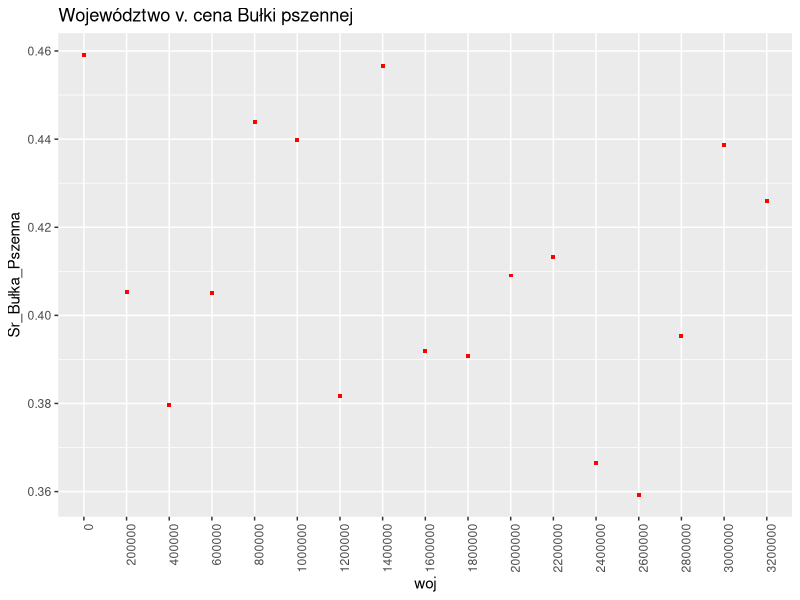
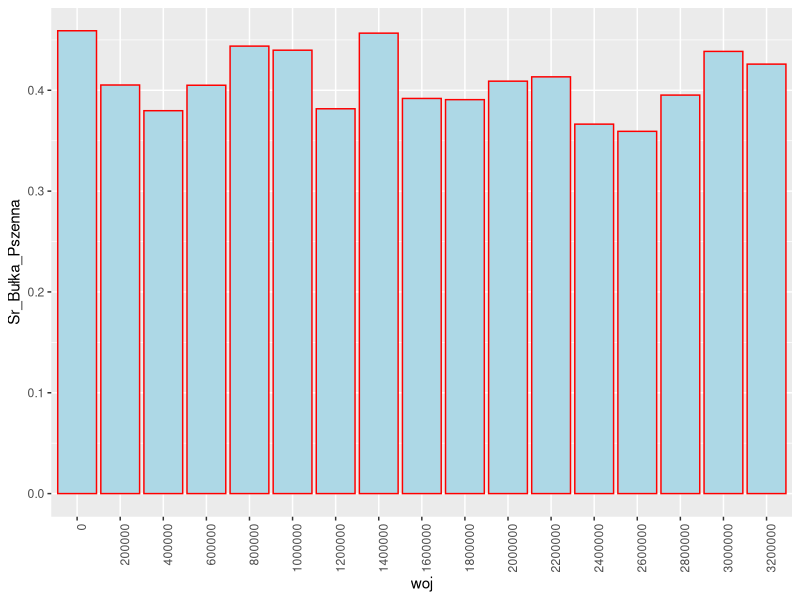
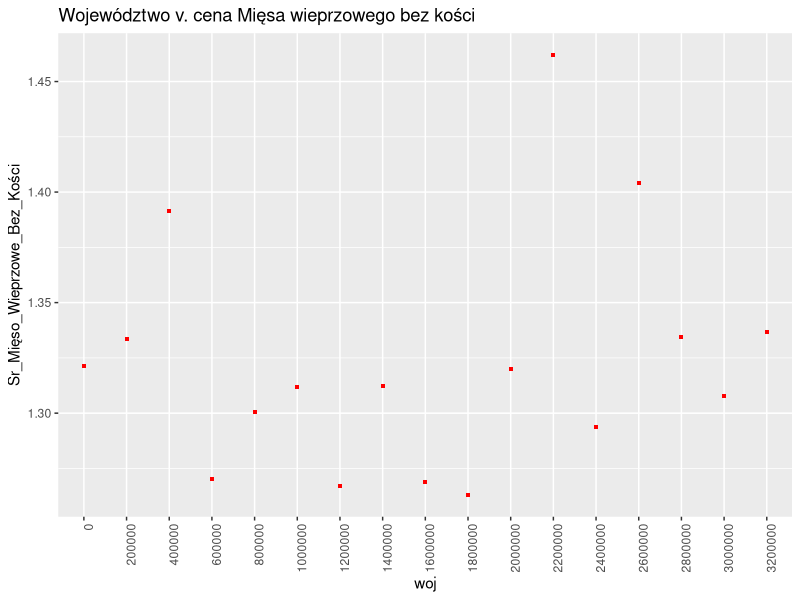
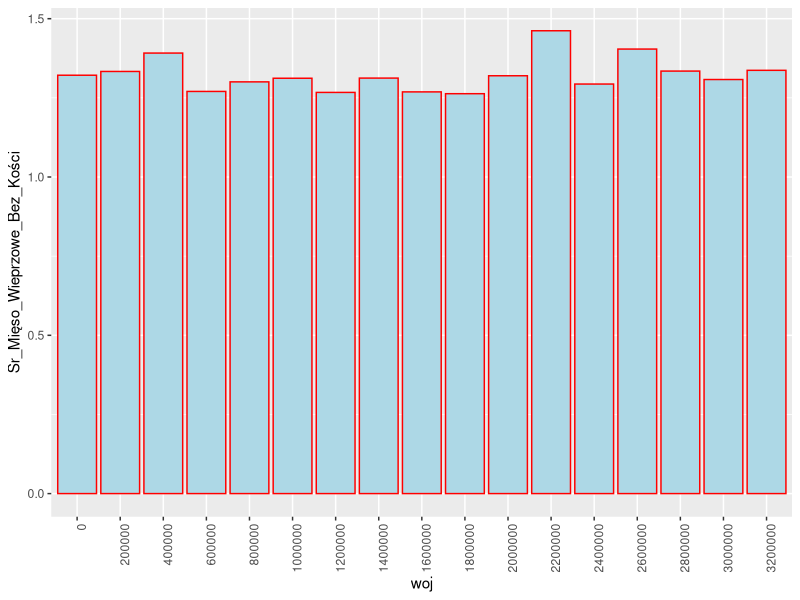
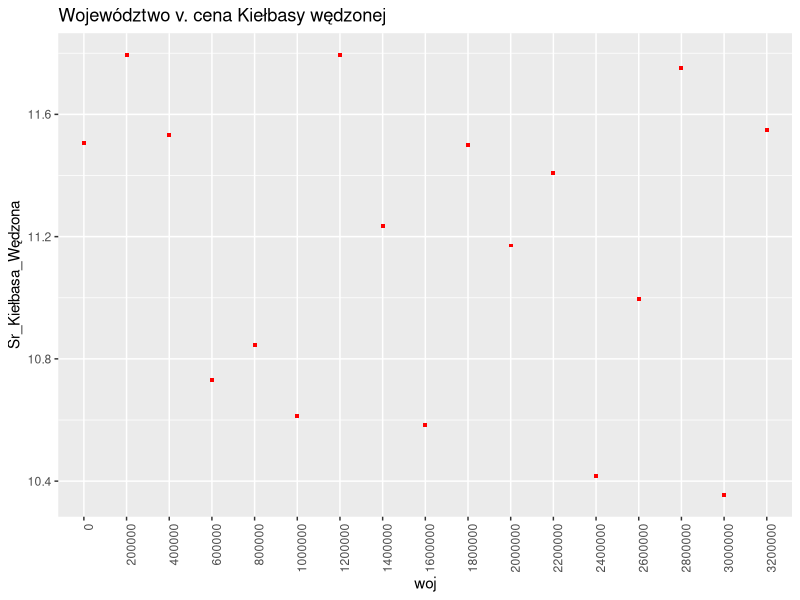
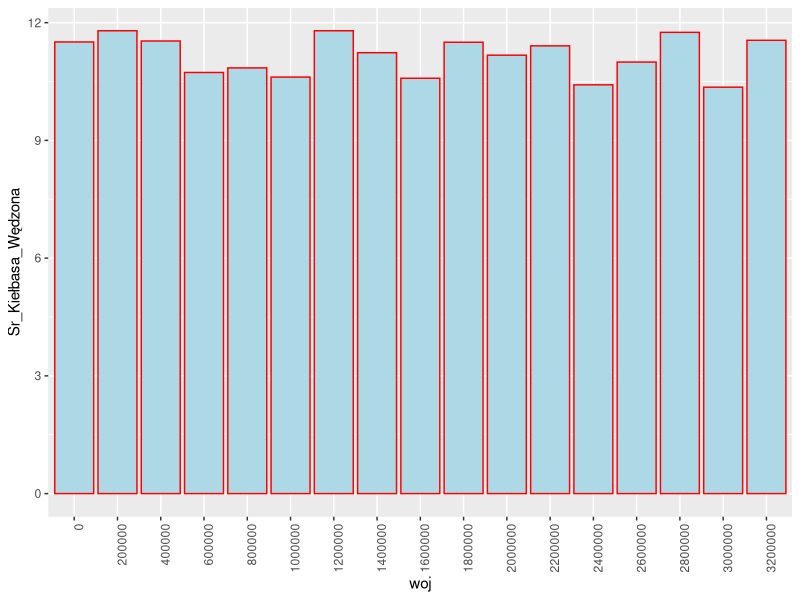
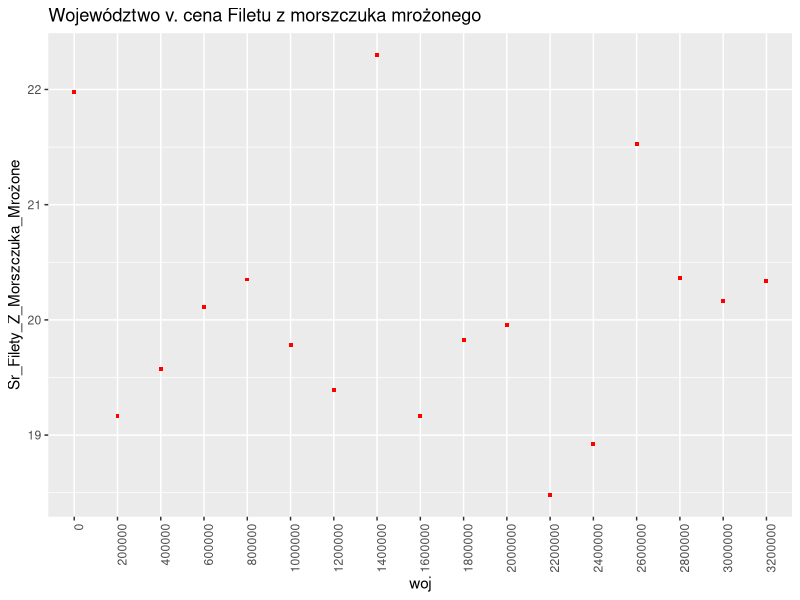
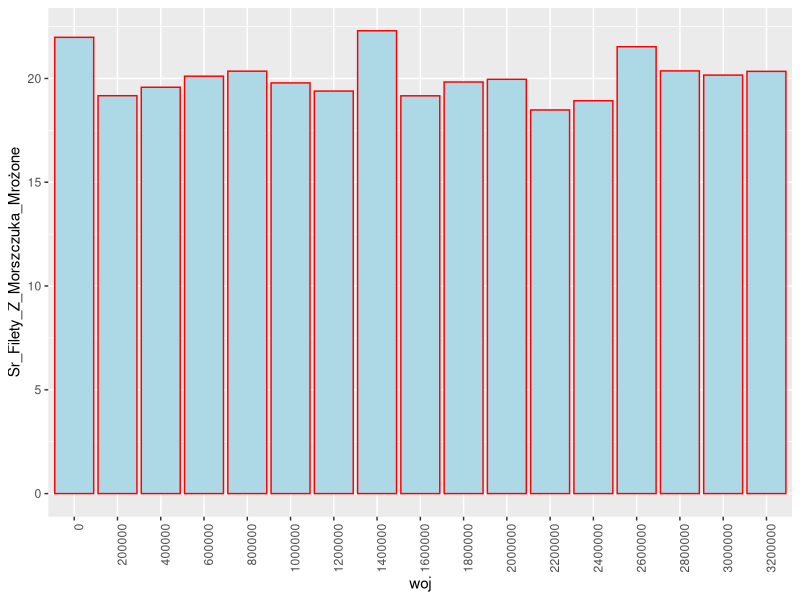

These charts were generated, in order, by the following R code:
# Biblioteki
library(ggplot2)
library(tidyverse)
library(zoo)
# Zapis naszych danych
tab<-read.csv(file="gus.csv",sep=";",dec=",",encoding = "UTF-8")
# Przegląd danych
View(tab)
names(tab)
names(tab)[1:8]
# Zmiany nazwy kolumn 
names(tab)[3:16]<-paste0("Bułka_Pszenna",c("2006","2007","2008","2009","2010","2011","2012","2013","2014","2015","2016","2017","2018","2019"))
names(tab)[17:30]<-paste0("Mięso_Wieprzowe_Bez_Kości",c("2006","2007","2008","2009","2010","2011","2012","2013","2014","2015","2016","2017","2018","2019"))
names(tab)[31:44]<-paste0("Kiełbasa_Wędzona",c("2006","2007","2008","2009","2010","2011","2012","2013","2014","2015","2016","2017","2018","2019"))
names(tab)[45:58]<-paste0("Filety_Z_Morszczuka_Mrożone",c("2006","2007","2008","2009","2010","2011","2012","2013","2014","2015","2016","2017","2018","2019"))
names(tab)[59:72]<-paste0("Karp_Świeży",c("2006","2007","2008","2009","2010","2011","2012","2013","2014","2015","2016","2017","2018","2019"))
names(tab)[73:86]<-paste0("Podkoszulek_Męski_Bawełniany_Bez_Rękawa",c("2006","2007","2008","2009","2010","2011","2012","2013","2014","2015","2016","2017","2018","2019"))
names(tab)[87:100]<-paste0("Rajstopy_Damskie_Gładkie_15Den",c("2006","2007","2008","2009","2010","2011","2012","2013","2014","2015","2016","2017","2018","2019"))
names(tab)[101:114]<-paste0("Spodnie_Jeans",c("2006","2007","2008","2009","2010","2011","2012","2013","2014","2015","2016","2017","2018","2019"))
names(tab)[115:128]<-paste0("Czyszczenie_Chemiczne_Garnituru_Męskiego",c("2006","2007","2008","2009","2010","2011","2012","2013","2014","2015","2016","2017","2018","2019"))
names(tab)[129:142]<-paste0("Olej_Napędowy",c("2006","2007","2008","2009","2010","2011","2012","2013","2014","2015","2016","2017","2018","2019"))
# Podgląd
View(tab)
# Przypisanie produktów do województw oraz przypisanie lat do całości
woj<-rep(c("Polska","dolnoslaskie","kujawsko-pomorskie","lubelskie","lubuskie","lodzkie","malopolskie",
           "mazowieckie","opolskie","podkarpackie","podlaskie","pomorskie","slaskie","swietokrzyskie","warminsko-mazurskie","wielkopolskie","zachodniopomorskie"),12*140)
mies<-rep(c("sty","lut","mar","kwi","maj","cze","lip","sie","wrz","paz","lis","gru"),each=168)
Bułka_Pszenna<-c(tab[,3],tab[,4],tab[,5],tab[,6],tab[,7],tab[,8],tab[,9],tab[,10],tab[,11],tab[,12],tab[,13],tab[,14],tab[,15],tab[,16])
Mięso_Wieprzowe_Bez_Kości<-c(tab[,17],tab[,18],tab[,19],tab[,20],tab[,21],tab[,22],tab[,23],tab[,24],tab[,25],tab[,26],tab[,27],tab[,28],tab[,29],tab[,30])
Kiełbasa_Wędzona<-c(tab[,31],tab[,32],tab[,33],tab[,34],tab[,35],tab[,36],tab[,37],tab[,38],tab[,39],tab[,40],tab[,41],tab[,42],tab[,43],tab[,44])
Filety_Z_Morszczuka_Mrożone<-c(tab[,45],tab[,46],tab[,47],tab[,48],tab[,49],tab[,50],tab[,51],tab[,52],tab[,53],tab[,54],tab[,55],tab[,56],tab[,57],tab[,58])
Karp_Świeży<-c(tab[,59],tab[,60],tab[,61],tab[,62],tab[,63],tab[,64],tab[,65],tab[,66],tab[,67],tab[,68],tab[,69],tab[,70],tab[,71],tab[,72])
Podkoszulek_Męski_Bawełniany_Bez_Rękawa<-c(tab[,73],tab[,74],tab[,75],tab[,76],tab[,77],tab[,78],tab[,79],tab[,80],tab[,81],tab[,82],tab[,83],tab[,84],tab[,85],tab[,86])
Rajstopy_Damskie_Gładkie_15Den<-c(tab[,87],tab[,88],tab[,89],tab[,90],tab[,91],tab[,92],tab[,93],tab[,94],tab[,95],tab[,96],tab[,97],tab[,98],tab[,99],tab[,100])
Spodnie_Jeans<-c(tab[,101],tab[,102],tab[,103],tab[,104],tab[,105],tab[,106],tab[,107],tab[,108],tab[,109],tab[,110],tab[,111],tab[,112],tab[,113],tab[,114])
Czyszczenie_Chemiczne_Garnituru_Męskiego<-c(tab[,115],tab[,116],tab[,117],tab[,118],tab[,119],tab[,120],tab[,121],tab[,122],tab[,123],tab[,124],tab[,125],tab[,126],tab[,127],tab[,128])
Olej_Napędowy<-c(tab[,129],tab[,130],tab[,131],tab[,132],tab[,133],tab[,134],tab[,135],tab[,136],tab[,137],tab[,138],tab[,139],tab[,140],tab[,141],tab[,142])
###
tab[,2]
tab[,2]<-as.character(tab[,2])
woj<-rep(tab[,2],14)
woj1<-rep(woj,12)
length(woj1)
rok<-rep(c("2006","2007","2008","2009","2010","2011","2012","2013","2014","2015","2016","2017","2018","2019"),each=17)
rok1<-rep(rok,12)
length(rok1)
mies<-rep(c("sty","lut","mar","kwi","maj","cze","lip","sie","wrz","paź","lis","gru"),each=238)
mon<-factor(mies, levels=c("sty","lut","mar","kwi","maj","cze","lip","sie","wrz","paź","lis","gru"), ordered = TRUE)
# Przypisanie danych z tabeli do odpowiednich kolumn
j=0
Bułka_Pszenna<-c(tab[,j+3],tab[,j+4],tab[,j+5],tab[,j+6],tab[,j+7],tab[,j+8],tab[,j+9],tab[,j+10],tab[,j+11],tab[,j+12],tab[,j+13],tab[,j+14],tab[,j+15],tab[,j+16])
Mięso_Wieprzowe_Bez_Kości<-c(tab[,j+17],tab[,j+18],tab[,j+19],tab[,j+20],tab[,j+21],tab[,j+22],tab[,j+23],tab[,j+24],tab[,j+25],tab[,j+26],tab[,j+27],tab[,j+28],tab[,j+29],tab[,j+30])
Kiełbasa_Wędzona<-c(tab[,j+31],tab[,j+32],tab[,j+33],tab[,j+34],tab[,j+35],tab[,j+36],tab[,j+37],tab[,j+38],tab[,j+39],tab[,j+40],tab[,j+41],tab[,j+42],tab[,j+43],tab[,j+44])
Filety_Z_Morszczuka_Mrożone<-c(tab[,j+45],tab[,j+46],tab[,j+47],tab[,j+48],tab[,j+49],tab[,j+50],tab[,j+51],tab[,j+52],tab[,j+53],tab[,j+54],tab[,j+55],tab[,j+56],tab[,j+57],tab[,j+58])
Karp_Świeży<-c(tab[,j+59],tab[,j+60],tab[,j+61],tab[,j+62],tab[,j+63],tab[,j+64],tab[,j+65],tab[,j+66],tab[,j+67],tab[,j+68],tab[,j+69],tab[,j+70],tab[,j+71],tab[,j+72])
Podkoszulek_Męski_Bawełniany_Bez_Rękawa<-c(tab[,j+73],tab[,j+74],tab[,j+75],tab[,j+76],tab[,j+77],tab[,j+78],tab[,j+79],tab[,j+80],tab[,j+81],tab[,j+82],tab[,j+83],tab[,j+84],tab[,j+85],tab[,j+86])
Rajstopy_Damskie_Gładkie_15Den<-c(tab[,j+87],tab[,j+88],tab[,j+89],tab[,j+90],tab[,j+91],tab[,j+92],tab[,j+93],tab[,j+94],tab[,j+95],tab[,j+96],tab[,j+97],tab[,j+98],tab[,j+99],tab[,j+100])
Spodnie_Jeans<-c(tab[,j+101],tab[,j+102],tab[,j+103],tab[,j+104],tab[,j+105],tab[,j+106],tab[,j+107],tab[,j+108],tab[,j+109],tab[,j+110],tab[,j+111],tab[,j+112],tab[,j+113],tab[,j+114])
Czyszczenie_Chemiczne_Garnituru_Męskiego<-c(tab[,j+115],tab[,j+116],tab[,j+117],tab[,j+118],tab[,j+119],tab[,j+120],tab[,j+121],tab[,j+122],tab[,j+123],tab[,j+124],tab[,j+125],tab[,j+126],tab[,j+127],tab[,j+128])
Olej_Napędowy<-c(tab[,j+129],tab[,j+130],tab[,j+131],tab[,j+132],tab[,j+133],tab[,j+134],tab[,j+135],tab[,j+136],tab[,j+137],tab[,j+138],tab[,j+139],tab[,j+140],tab[,j+141],tab[,j+142])

j=140
Bułka_Pszenna<-c(Bułka_Pszenna,tab[,j+3],tab[,j+4],tab[,j+5],tab[,j+6],tab[,j+7],tab[,j+8],tab[,j+9],tab[,j+10],tab[,j+11],tab[,j+12],tab[,j+13],tab[,j+14],tab[,j+15],tab[,j+16])
Mięso_Wieprzowe_Bez_Kości<-c(Mięso_Wieprzowe_Bez_Kości,tab[,j+17],tab[,j+18],tab[,j+19],tab[,j+20],tab[,j+21],tab[,j+22],tab[,j+23],tab[,j+24],tab[,j+25],tab[,j+26],tab[,j+27],tab[,j+28],tab[,j+29],tab[,j+30])
Kiełbasa_Wędzona<-c(Kiełbasa_Wędzona,tab[,j+31],tab[,j+32],tab[,j+33],tab[,j+34],tab[,j+35],tab[,j+36],tab[,j+37],tab[,j+38],tab[,j+39],tab[,j+40],tab[,j+41],tab[,j+42],tab[,j+43],tab[,j+44])
Filety_Z_Morszczuka_Mrożone<-c(Filety_Z_Morszczuka_Mrożone,tab[,j+45],tab[,j+46],tab[,j+47],tab[,j+48],tab[,j+49],tab[,j+50],tab[,j+51],tab[,j+52],tab[,j+53],tab[,j+54],tab[,j+55],tab[,j+56],tab[,j+57],tab[,j+58])
Karp_Świeży<-c(Karp_Świeży,tab[,j+59],tab[,j+60],tab[,j+61],tab[,j+62],tab[,j+63],tab[,j+64],tab[,j+65],tab[,j+66],tab[,j+67],tab[,j+68],tab[,j+69],tab[,j+70],tab[,j+71],tab[,j+72])
Podkoszulek_Męski_Bawełniany_Bez_Rękawa<-c(Podkoszulek_Męski_Bawełniany_Bez_Rękawa,tab[,j+73],tab[,j+74],tab[,j+75],tab[,j+76],tab[,j+77],tab[,j+78],tab[,j+79],tab[,j+80],tab[,j+81],tab[,j+82],tab[,j+83],tab[,j+84],tab[,j+85],tab[,j+86])
Rajstopy_Damskie_Gładkie_15Den<-c(Rajstopy_Damskie_Gładkie_15Den,tab[,j+87],tab[,j+88],tab[,j+89],tab[,j+90],tab[,j+91],tab[,j+92],tab[,j+93],tab[,j+94],tab[,j+95],tab[,j+96],tab[,j+97],tab[,j+98],tab[,j+99],tab[,j+100])
Spodnie_Jeans<-c(Spodnie_Jeans,tab[,j+101],tab[,j+102],tab[,j+103],tab[,j+104],tab[,j+105],tab[,j+106],tab[,j+107],tab[,j+108],tab[,j+109],tab[,j+110],tab[,j+111],tab[,j+112],tab[,j+113],tab[,j+114])
Czyszczenie_Chemiczne_Garnituru_Męskiego<-c(Czyszczenie_Chemiczne_Garnituru_Męskiego,tab[,j+115],tab[,j+116],tab[,j+117],tab[,j+118],tab[,j+119],tab[,j+120],tab[,j+121],tab[,j+122],tab[,j+123],tab[,j+124],tab[,j+125],tab[,j+126],tab[,j+127],tab[,j+128])
Olej_Napędowy<-c(Olej_Napędowy,tab[,j+129],tab[,j+130],tab[,j+131],tab[,j+132],tab[,j+133],tab[,j+134],tab[,j+135],tab[,j+136],tab[,j+137],tab[,j+138],tab[,j+139],tab[,j+140],tab[,j+141],tab[,j+142])


j=11*140  # od 2 do 11
Bułka_Pszenna<-c(Bułka_Pszenna,tab[,j+3],tab[,j+4],tab[,j+5],tab[,j+6],tab[,j+7],tab[,j+8],tab[,j+9],tab[,j+10],tab[,j+11],tab[,j+12],tab[,j+13],tab[,j+14],tab[,j+15],tab[,j+16])
Mięso_Wieprzowe_Bez_Kości<-c(Mięso_Wieprzowe_Bez_Kości,tab[,j+17],tab[,j+18],tab[,j+19],tab[,j+20],tab[,j+21],tab[,j+22],tab[,j+23],tab[,j+24],tab[,j+25],tab[,j+26],tab[,j+27],tab[,j+28],tab[,j+29],tab[,j+30])
Kiełbasa_Wędzona<-c(Kiełbasa_Wędzona,tab[,j+31],tab[,j+32],tab[,j+33],tab[,j+34],tab[,j+35],tab[,j+36],tab[,j+37],tab[,j+38],tab[,j+39],tab[,j+40],tab[,j+41],tab[,j+42],tab[,j+43],tab[,j+44])
Filety_Z_Morszczuka_Mrożone<-c(Filety_Z_Morszczuka_Mrożone,tab[,j+45],tab[,j+46],tab[,j+47],tab[,j+48],tab[,j+49],tab[,j+50],tab[,j+51],tab[,j+52],tab[,j+53],tab[,j+54],tab[,j+55],tab[,j+56],tab[,j+57],tab[,j+58])
Karp_Świeży<-c(Karp_Świeży,tab[,j+59],tab[,j+60],tab[,j+61],tab[,j+62],tab[,j+63],tab[,j+64],tab[,j+65],tab[,j+66],tab[,j+67],tab[,j+68],tab[,j+69],tab[,j+70],tab[,j+71],tab[,j+72])
Podkoszulek_Męski_Bawełniany_Bez_Rękawa<-c(Podkoszulek_Męski_Bawełniany_Bez_Rękawa,tab[,j+73],tab[,j+74],tab[,j+75],tab[,j+76],tab[,j+77],tab[,j+78],tab[,j+79],tab[,j+80],tab[,j+81],tab[,j+82],tab[,j+83],tab[,j+84],tab[,j+85],tab[,j+86])
Rajstopy_Damskie_Gładkie_15Den<-c(Rajstopy_Damskie_Gładkie_15Den,tab[,j+87],tab[,j+88],tab[,j+89],tab[,j+90],tab[,j+91],tab[,j+92],tab[,j+93],tab[,j+94],tab[,j+95],tab[,j+96],tab[,j+97],tab[,j+98],tab[,j+99],tab[,j+100])
Spodnie_Jeans<-c(Spodnie_Jeans,tab[,j+101],tab[,j+102],tab[,j+103],tab[,j+104],tab[,j+105],tab[,j+106],tab[,j+107],tab[,j+108],tab[,j+109],tab[,j+110],tab[,j+111],tab[,j+112],tab[,j+113],tab[,j+114])
Czyszczenie_Chemiczne_Garnituru_Męskiego<-c(Czyszczenie_Chemiczne_Garnituru_Męskiego,tab[,j+115],tab[,j+116],tab[,j+117],tab[,j+118],tab[,j+119],tab[,j+120],tab[,j+121],tab[,j+122],tab[,j+123],tab[,j+124],tab[,j+125],tab[,j+126],tab[,j+127],tab[,j+128])
Olej_Napędowy<-c(Olej_Napędowy,tab[,j+129],tab[,j+130],tab[,j+131],tab[,j+132],tab[,j+133],tab[,j+134],tab[,j+135],tab[,j+136],tab[,j+137],tab[,j+138],tab[,j+139],tab[,j+140],tab[,j+141],tab[,j+142])
# Utworzenie ramki danych z danymi
dane<-data.frame(woj=woj1, rok=rok1, mies=mies, mon=mon, Bułka_Pszenna=Bułka_Pszenna, Mięso_Wieprzowe_Bez_Kości=Mięso_Wieprzowe_Bez_Kości,
                 Kiełbasa_Wędzona=Kiełbasa_Wędzona, Filety_Z_Morszczuka_Mrożone=Filety_Z_Morszczuka_Mrożone, Karp_Świeży=Karp_Świeży, Podkoszulek_Męski_Bawełniany_Bez_Rękawa=Podkoszulek_Męski_Bawełniany_Bez_Rękawa,
                 Rajstopy_Damskie_Gładkie_15Den=Rajstopy_Damskie_Gładkie_15Den, Spodnie_Jeans=Spodnie_Jeans, Czyszczenie_Chemiczne_Garnituru_Męskiego=Czyszczenie_Chemiczne_Garnituru_Męskiego, Olej_Napędowy=Olej_Napędowy)
# Uzupełniamy wszystkie 'NA' w naszych danych wartością 0 
# (ciężko będzie zastąpić dane jedną średnią gdyż mamy rozpiętość 14 lat dlatego wybrałem 0)
dane[is.na(dane)] <- 0
# Analiza względem województw 
dim(dane)
View(dane)
# Średnia cena produktów dla podanych lat
for(i in 5:14){
  print(tapply(dane[,i],dane[,2],mean))
}
# Odchylenie standardowe produktów dla podanych lat
for(i in 5:14){
  print(tapply(dane[,i],dane[,2],sd))
}
# Średnie w poszczególnych województwach
Sr_Bułka_Pszenna<-tapply(dane[,5],dane[,1],mean)
Sr_Mięso_Wieprzowe_Bez_Kości<-tapply(dane[,6],dane[,1],mean)
Sr_Kiełbasa_Wędzona<-tapply(dane[,7],dane[,1],mean,na.rm=T)
Sr_Filety_Z_Morszczuka_Mrożone<-tapply(dane[,8],dane[,1],mean)
Sr_Karp_Świeży<-tapply(dane[,9],dane[,1],mean)
Sr_Podkoszulek_Męski_Bawełniany_Bez_Rękawa<-tapply(dane[,10],dane[,1],mean)
Sr_Rajstopy_Damskie_Gładkie_15Den<-tapply(dane[,11],dane[,1],mean)
Sr_Spodnie_Jeans<-tapply(dane[,12],dane[,1],mean)
Sr_Czyszczenie_Chemiczne_Garnituru_Męskiego<-tapply(dane[,13],dane[,1],mean)
Sr_Olej_Napędowy<-tapply(dane[,14],dane[,1],mean)
# Zestawienie średnich:
srednie<-data.frame(woj=as.factor(sort(tab[,1])), Sr_Bułka_Pszenna=Sr_Bułka_Pszenna, Sr_Mięso_Wieprzowe_Bez_Kości=Sr_Mięso_Wieprzowe_Bez_Kości,
                    Sr_Kiełbasa_Wędzona=Sr_Kiełbasa_Wędzona, Sr_Filety_Z_Morszczuka_Mrożone=Sr_Filety_Z_Morszczuka_Mrożone, Sr_Karp_Świeży=Sr_Karp_Świeży, Sr_Podkoszulek_Męski_Bawełniany_Bez_Rękawa=Sr_Podkoszulek_Męski_Bawełniany_Bez_Rękawa,
                    Sr_Rajstopy_Damskie_Gładkie_15Den=Sr_Rajstopy_Damskie_Gładkie_15Den, Sr_Spodnie_Jeans=Sr_Spodnie_Jeans, Sr_Czyszczenie_Chemiczne_Garnituru_Męskiego=Sr_Czyszczenie_Chemiczne_Garnituru_Męskiego, Sr_Olej_Napędowy=Sr_Olej_Napędowy)
View(srednie)
#### Wykresy średnich ##########################################
# Bułka pszenna
ggplot(data = srednie, 
       aes(x = woj, 
           y = Sr_Bułka_Pszenna)) + 
  geom_point(color = 'red', 
             size = 1, 
             shape = 15) +
  ggtitle("Województwo v. cena Bułki pszennej") +
  theme(axis.text.x = element_text(angle = 90, hjust = 1))

ggplot(data = srednie, 
       aes(x = woj, 
           y = Sr_Bułka_Pszenna)) +
  geom_bar(stat = 'identity', fill="lightblue", colour = "red") +
  theme(axis.text.x = element_text(angle = 90, hjust = 1))
# Mięso wieprzowe bez kości
ggplot(data = srednie, 
       aes(x = woj, 
           y = Sr_Mięso_Wieprzowe_Bez_Kości)) + 
  geom_point(color = 'red', 
             size = 1, 
             shape = 15) +
  ggtitle("Województwo v. cena Mięsa wieprzowego bez kości") +
  theme(axis.text.x = element_text(angle = 90, hjust = 1))

ggplot(data = srednie, 
       aes(x = woj, 
           y = Sr_Mięso_Wieprzowe_Bez_Kości)) +
  geom_bar(stat = 'identity', fill="lightblue", colour = "red") +
  theme(axis.text.x = element_text(angle = 90, hjust = 1))
# Kiełbasa wędzona
ggplot(data = srednie, 
       aes(x = woj, 
           y = Sr_Kiełbasa_Wędzona)) + 
  geom_point(color = 'red', 
             size = 1, 
             shape = 15) +
  ggtitle("Województwo v. cena Kiełbasy wędzonej") +
  theme(axis.text.x = element_text(angle = 90, hjust = 1))

ggplot(data = srednie, 
       aes(x = woj, 
           y = Sr_Kiełbasa_Wędzona)) +
  geom_bar(stat = 'identity', fill="lightblue", colour = "red") +
  theme(axis.text.x = element_text(angle = 90, hjust = 1))
# Filet z morszczuka mrożony
ggplot(data = srednie, 
       aes(x = woj, 
           y = Sr_Filety_Z_Morszczuka_Mrożone)) + 
  geom_point(color = 'red', 
             size = 1, 
             shape = 15) +
  ggtitle("Województwo v. cena Filetu z morszczuka mrożonego") +
  theme(axis.text.x = element_text(angle = 90, hjust = 1))

ggplot(data = srednie, 
       aes(x = woj, 
           y = Sr_Filety_Z_Morszczuka_Mrożone)) +
  geom_bar(stat = 'identity', fill="lightblue", colour = "red") +
  theme(axis.text.x = element_text(angle = 90, hjust = 1))
# Karp świeży
ggplot(data = srednie, 
       aes(x = woj, 
           y = Sr_Karp_Świeży)) + 
  geom_point(color = 'red', 
             size = 1, 
             shape = 15) +
  ggtitle("Województwo v. cena Świeżego karpia") +
  theme(axis.text.x = element_text(angle = 90, hjust = 1))

ggplot(data = srednie, 
       aes(x = woj, 
           y = Sr_Karp_Świeży)) +
  geom_bar(stat = 'identity', fill="lightblue", colour = "red") +
  theme(axis.text.x = element_text(angle = 90, hjust = 1))
# Podkoszulek męski bawełniany bez rękawa
ggplot(data = srednie, 
       aes(x = woj, 
           y = Sr_Podkoszulek_Męski_Bawełniany_Bez_Rękawa)) + 
  geom_point(color = 'red', 
             size = 1, 
             shape = 15) +
  ggtitle("Województwo v. cena Podkoszulki męskiej bawełnianej bez rękawa") +
  theme(axis.text.x = element_text(angle = 90, hjust = 1))

ggplot(data = srednie, 
       aes(x = woj, 
           y = Sr_Podkoszulek_Męski_Bawełniany_Bez_Rękawa)) +
  geom_bar(stat = 'identity', fill="lightblue", colour = "red") +
  theme(axis.text.x = element_text(angle = 90, hjust = 1))
# Rajstopy damskie gładkie 15Den
ggplot(data = srednie, 
       aes(x = woj, 
           y = Sr_Rajstopy_Damskie_Gładkie_15Den)) + 
  geom_point(color = 'red', 
             size = 1, 
             shape = 15) +
  ggtitle("Województwo v. cena Rajstop damskich gładkich 15Den") +
  theme(axis.text.x = element_text(angle = 90, hjust = 1))

ggplot(data = srednie, 
       aes(x = woj, 
           y = Sr_Rajstopy_Damskie_Gładkie_15Den)) +
  geom_bar(stat = 'identity', fill="lightblue", colour = "red") +
  theme(axis.text.x = element_text(angle = 90, hjust = 1))
# Spodnie jeans (6-11 lat)
ggplot(data = srednie, 
       aes(x = woj, 
           y = Sr_Spodnie_Jeans)) + 
  geom_point(color = 'red', 
             size = 1, 
             shape = 15) +
  ggtitle("Województwo v. cena Spodni typu jeans (6-11 lat)") +
  theme(axis.text.x = element_text(angle = 90, hjust = 1))

ggplot(data = srednie, 
       aes(x = woj, 
           y = Sr_Spodnie_Jeans)) +
  geom_bar(stat = 'identity', fill="lightblue", colour = "red") +
  theme(axis.text.x = element_text(angle = 90, hjust = 1))
# Czyszczenie chemiczne garnituru męskiego
ggplot(data = srednie, 
       aes(x = woj, 
           y = Sr_Czyszczenie_Chemiczne_Garnituru_Męskiego)) + 
  geom_point(color = 'red', 
             size = 1, 
             shape = 15) +
  ggtitle("Województwo v. cena Czyszczenia chemicznego garnituru męskiego") +
  theme(axis.text.x = element_text(angle = 90, hjust = 1))

ggplot(data = srednie, 
       aes(x = woj, 
           y = Sr_Czyszczenie_Chemiczne_Garnituru_Męskiego)) +
  geom_bar(stat = 'identity', fill="lightblue", colour = "red") +
  theme(axis.text.x = element_text(angle = 90, hjust = 1))
# Olej napędowy
ggplot(data = srednie, 
       aes(x = woj, 
           y = Sr_Olej_Napędowy)) + 
  geom_point(color = 'red', 
             size = 1, 
             shape = 15) +
  ggtitle("Województwo v. cena Oleju napędowego za 1 litr") +
  theme(axis.text.x = element_text(angle = 90, hjust = 1))

ggplot(data = srednie, 
       aes(x = woj, 
           y = Sr_Olej_Napędowy)) +
  geom_bar(stat = 'identity', fill="lightblue", colour = "red") +
  theme(axis.text.x = element_text(angle = 90, hjust = 1))
######################################################################

# Odchylenie standardowe w poszczególnych województwach
Sd_Bułka_Pszenna<-tapply(dane[,5],dane[,1],sd)
Sd_Mięso_Wieprzowe_Bez_Kości<-tapply(dane[,6],dane[,1],sd)
Sd_Kiełbasa_Wędzona<-tapply(dane[,7],dane[,1],sd,na.rm=T)
Sd_Filety_Z_Morszczuka_Mrożone<-tapply(dane[,8],dane[,1],sd)
Sd_Karp_Świeży<-tapply(dane[,9],dane[,1],sd)
Sd_Podkoszulek_Męski_Bawełniany_Bez_Rękawa<-tapply(dane[,10],dane[,1],sd)
Sd_Rajstopy_Damskie_Gładkie_15Den<-tapply(dane[,11],dane[,1],sd)
Sd_Spodnie_Jeans<-tapply(dane[,12],dane[,1],sd)
Sd_Czyszczenie_Chemiczne_Garnituru_Męskiego<-tapply(dane[,13],dane[,1],sd)
Sd_Olej_Napędowy<-tapply(dane[,14],dane[,1],sd)
# Zestawienie odchyleń standardowych
odchylenia<-data.frame(srednie,Sd_Bułka_Pszenna=Sd_Bułka_Pszenna, Sd_Mięso_Wieprzowe_Bez_Kości=Sd_Mięso_Wieprzowe_Bez_Kości,
                       Sd_Kiełbasa_Wędzona=Sd_Kiełbasa_Wędzona, Sd_Filety_Z_Morszczuka_Mrożone=Sd_Filety_Z_Morszczuka_Mrożone, Sd_Karp_Świeży=Sd_Karp_Świeży, Sd_Podkoszulek_Męski_Bawełniany_Bez_Rękawa=Sd_Podkoszulek_Męski_Bawełniany_Bez_Rękawa,
                       Sd_Rajstopy_Damskie_Gładkie_15Den=Sd_Rajstopy_Damskie_Gładkie_15Den, Sd_Spodnie_Jeans=Sd_Spodnie_Jeans, Sd_Czyszczenie_Chemiczne_Garnituru_Męskiego=Sd_Czyszczenie_Chemiczne_Garnituru_Męskiego, Sd_Olej_Napędowy=Sd_Olej_Napędowy)

#### Uwzględnienie odchyleń standardowych na wykresach ##########################################
# Bułka pszenna
ggplot(odchylenia, aes(x=woj, y=Sr_Bułka_Pszenna)) + 
  geom_errorbar(aes(ymin=Sr_Bułka_Pszenna-Sd_Bułka_Pszenna, 
                    ymax=Sr_Bułka_Pszenna+Sd_Bułka_Pszenna), 
                width=.1,
                col="blue") +
  geom_point(color = 'red', 
             size = 1, 
             shape = 15) + 
  theme(axis.text.x = element_text(angle = 90, hjust = 1))


ggplot(data = odchylenia, 
       aes(x = woj, 
           y = Sr_Bułka_Pszenna)) +
  geom_bar(stat = 'identity', fill="lightblue", colour = "red") +
  geom_errorbar(aes(ymin=Sr_Bułka_Pszenna - Sd_Bułka_Pszenna, ymax=Sr_Bułka_Pszenna + Sd_Bułka_Pszenna),
                width=.2,                    # Width of the error bars
                col="darkblue") + 
  theme(axis.text.x = element_text(angle = 90, hjust = 1))
# Mięso wieprzowe bez kości
ggplot(odchylenia, aes(x=woj, y=Sr_Mięso_Wieprzowe_Bez_Kości)) + 
  geom_errorbar(aes(ymin=Sr_Mięso_Wieprzowe_Bez_Kości-Sd_Mięso_Wieprzowe_Bez_Kości, 
                    ymax=Sr_Mięso_Wieprzowe_Bez_Kości+Sd_Mięso_Wieprzowe_Bez_Kości), 
                width=.1,
                col="blue") +
  geom_point(color = 'red', 
             size = 1, 
             shape = 15) + 
  theme(axis.text.x = element_text(angle = 90, hjust = 1))


ggplot(data = odchylenia, 
       aes(x = woj, 
           y = Sr_Mięso_Wieprzowe_Bez_Kości)) +
  geom_bar(stat = 'identity', fill="lightblue", colour = "red") +
  geom_errorbar(aes(ymin=Sr_Mięso_Wieprzowe_Bez_Kości - Sd_Mięso_Wieprzowe_Bez_Kości, ymax=Sr_Mięso_Wieprzowe_Bez_Kości + Sd_Mięso_Wieprzowe_Bez_Kości),
                width=.2,                    # Width of the error bars
                col="darkblue") + 
  theme(axis.text.x = element_text(angle = 90, hjust = 1))
# Kiełbasa wędzona
ggplot(odchylenia, aes(x=woj, y=Sr_Kiełbasa_Wędzona)) + 
  geom_errorbar(aes(ymin=Sr_Kiełbasa_Wędzona-Sd_Kiełbasa_Wędzona, 
                    ymax=Sr_Kiełbasa_Wędzona+Sd_Kiełbasa_Wędzona), 
                width=.1,
                col="blue") +
  geom_point(color = 'red', 
             size = 1, 
             shape = 15) + 
  theme(axis.text.x = element_text(angle = 90, hjust = 1))


ggplot(data = odchylenia, 
       aes(x = woj, 
           y = Sr_Kiełbasa_Wędzona)) +
  geom_bar(stat = 'identity', fill="lightblue", colour = "red") +
  geom_errorbar(aes(ymin=Sr_Kiełbasa_Wędzona - Sd_Kiełbasa_Wędzona, ymax=Sr_Kiełbasa_Wędzona + Sd_Kiełbasa_Wędzona),
                width=.2,                    # Width of the error bars
                col="darkblue") + 
  theme(axis.text.x = element_text(angle = 90, hjust = 1))
# Filet z morszczuka mrożony
ggplot(odchylenia, aes(x=woj, y=Sr_Filety_Z_Morszczuka_Mrożone)) + 
  geom_errorbar(aes(ymin=Sr_Filety_Z_Morszczuka_Mrożone-Sd_Filety_Z_Morszczuka_Mrożone, 
                    ymax=Sr_Filety_Z_Morszczuka_Mrożone+Sd_Filety_Z_Morszczuka_Mrożone), 
                width=.1,
                col="blue") +
  geom_point(color = 'red', 
             size = 1, 
             shape = 15) + 
  theme(axis.text.x = element_text(angle = 90, hjust = 1))


ggplot(data = odchylenia, 
       aes(x = woj, 
           y = Sr_Filety_Z_Morszczuka_Mrożone)) +
  geom_bar(stat = 'identity', fill="lightblue", colour = "red") +
  geom_errorbar(aes(ymin=Sr_Filety_Z_Morszczuka_Mrożone - Sd_Filety_Z_Morszczuka_Mrożone, ymax=Sr_Filety_Z_Morszczuka_Mrożone + Sd_Filety_Z_Morszczuka_Mrożone),
                width=.2,                    # Width of the error bars
                col="darkblue") + 
  theme(axis.text.x = element_text(angle = 90, hjust = 1))
# Karp świeży
ggplot(odchylenia, aes(x=woj, y=Sr_Karp_Świeży)) + 
  geom_errorbar(aes(ymin=Sr_Karp_Świeży-Sd_Karp_Świeży, 
                    ymax=Sr_Karp_Świeży+Sd_Karp_Świeży), 
                width=.1,
                col="blue") +
  geom_point(color = 'red', 
             size = 1, 
             shape = 15) + 
  theme(axis.text.x = element_text(angle = 90, hjust = 1))


ggplot(data = odchylenia, 
       aes(x = woj, 
           y = Sr_Karp_Świeży)) +
  geom_bar(stat = 'identity', fill="lightblue", colour = "red") +
  geom_errorbar(aes(ymin=Sr_Karp_Świeży - Sd_Karp_Świeży, ymax=Sr_Karp_Świeży + Sd_Karp_Świeży),
                width=.2,                    # Width of the error bars
                col="darkblue") + 
  theme(axis.text.x = element_text(angle = 90, hjust = 1))
# Podkoszulek męski bawełniany bez rękawa
ggplot(odchylenia, aes(x=woj, y=Sr_Podkoszulek_Męski_Bawełniany_Bez_Rękawa)) + 
  geom_errorbar(aes(ymin=Sr_Podkoszulek_Męski_Bawełniany_Bez_Rękawa-Sd_Podkoszulek_Męski_Bawełniany_Bez_Rękawa, 
                    ymax=Sr_Podkoszulek_Męski_Bawełniany_Bez_Rękawa+Sd_Podkoszulek_Męski_Bawełniany_Bez_Rękawa), 
                width=.1,
                col="blue") +
  geom_point(color = 'red', 
             size = 1, 
             shape = 15) + 
  theme(axis.text.x = element_text(angle = 90, hjust = 1))


ggplot(data = odchylenia, 
       aes(x = woj, 
           y = Sr_Podkoszulek_Męski_Bawełniany_Bez_Rękawa)) +
  geom_bar(stat = 'identity', fill="lightblue", colour = "red") +
  geom_errorbar(aes(ymin=Sr_Podkoszulek_Męski_Bawełniany_Bez_Rękawa - Sd_Podkoszulek_Męski_Bawełniany_Bez_Rękawa, ymax=Sr_Podkoszulek_Męski_Bawełniany_Bez_Rękawa + Sd_Podkoszulek_Męski_Bawełniany_Bez_Rękawa),
                width=.2,                    # Width of the error bars
                col="darkblue") + 
  theme(axis.text.x = element_text(angle = 90, hjust = 1))
# Rajstopy damskie gładkie 15Den
ggplot(odchylenia, aes(x=woj, y=Sr_Rajstopy_Damskie_Gładkie_15Den)) + 
  geom_errorbar(aes(ymin=Sr_Rajstopy_Damskie_Gładkie_15Den-Sd_Rajstopy_Damskie_Gładkie_15Den, 
                    ymax=Sr_Rajstopy_Damskie_Gładkie_15Den+Sd_Rajstopy_Damskie_Gładkie_15Den), 
                width=.1,
                col="blue") +
  geom_point(color = 'red', 
             size = 1, 
             shape = 15) + 
  theme(axis.text.x = element_text(angle = 90, hjust = 1))


ggplot(data = odchylenia, 
       aes(x = woj, 
           y = Sr_Rajstopy_Damskie_Gładkie_15Den)) +
  geom_bar(stat = 'identity', fill="lightblue", colour = "red") +
  geom_errorbar(aes(ymin=Sr_Rajstopy_Damskie_Gładkie_15Den - Sd_Rajstopy_Damskie_Gładkie_15Den, ymax=Sr_Rajstopy_Damskie_Gładkie_15Den + Sd_Rajstopy_Damskie_Gładkie_15Den),
                width=.2,                    # Width of the error bars
                col="darkblue") + 
  theme(axis.text.x = element_text(angle = 90, hjust = 1))
# Spodnie jeans (6-11 lat)
ggplot(odchylenia, aes(x=woj, y=Sr_Spodnie_Jeans)) + 
  geom_errorbar(aes(ymin=Sr_Spodnie_Jeans-Sd_Spodnie_Jeans, 
                    ymax=Sr_Spodnie_Jeans+Sd_Spodnie_Jeans), 
                width=.1,
                col="blue") +
  geom_point(color = 'red', 
             size = 1, 
             shape = 15) + 
  theme(axis.text.x = element_text(angle = 90, hjust = 1))


ggplot(data = odchylenia, 
       aes(x = woj, 
           y = Sr_Spodnie_Jeans)) +
  geom_bar(stat = 'identity', fill="lightblue", colour = "red") +
  geom_errorbar(aes(ymin=Sr_Spodnie_Jeans - Sd_Spodnie_Jeans, ymax=Sr_Spodnie_Jeans + Sd_Spodnie_Jeans),
                width=.2,                    # Width of the error bars
                col="darkblue") + 
  theme(axis.text.x = element_text(angle = 90, hjust = 1))
# Czyszczenie chemiczne garnituru męskiego
ggplot(odchylenia, aes(x=woj, y=Sr_Czyszczenie_Chemiczne_Garnituru_Męskiego)) + 
  geom_errorbar(aes(ymin=Sr_Czyszczenie_Chemiczne_Garnituru_Męskiego-Sd_Czyszczenie_Chemiczne_Garnituru_Męskiego, 
                    ymax=Sr_Czyszczenie_Chemiczne_Garnituru_Męskiego+Sd_Czyszczenie_Chemiczne_Garnituru_Męskiego), 
                width=.1,
                col="blue") +
  geom_point(color = 'red', 
             size = 1, 
             shape = 15) + 
  theme(axis.text.x = element_text(angle = 90, hjust = 1))


ggplot(data = odchylenia, 
       aes(x = woj, 
           y = Sr_Czyszczenie_Chemiczne_Garnituru_Męskiego)) +
  geom_bar(stat = 'identity', fill="lightblue", colour = "red") +
  geom_errorbar(aes(ymin=Sr_Czyszczenie_Chemiczne_Garnituru_Męskiego - Sd_Czyszczenie_Chemiczne_Garnituru_Męskiego, ymax=Sr_Czyszczenie_Chemiczne_Garnituru_Męskiego + Sd_Czyszczenie_Chemiczne_Garnituru_Męskiego),
                width=.2,                    # Width of the error bars
                col="darkblue") + 
  theme(axis.text.x = element_text(angle = 90, hjust = 1))
# Olej napędowy
ggplot(odchylenia, aes(x=woj, y=Sr_Olej_Napędowy)) + 
  geom_errorbar(aes(ymin=Sr_Olej_Napędowy-Sd_Olej_Napędowy, 
                    ymax=Sr_Olej_Napędowy+Sd_Olej_Napędowy), 
                width=.1,
                col="blue") +
  geom_point(color = 'red', 
             size = 1, 
             shape = 15) + 
  theme(axis.text.x = element_text(angle = 90, hjust = 1))


ggplot(data = odchylenia, 
       aes(x = woj, 
           y = Sr_Olej_Napędowy)) +
  geom_bar(stat = 'identity', fill="lightblue", colour = "red") +
  geom_errorbar(aes(ymin=Sr_Olej_Napędowy - Sd_Olej_Napędowy, ymax=Sr_Olej_Napędowy + Sd_Olej_Napędowy),
                width=.2,                    # Width of the error bars
                col="darkblue") + 
  theme(axis.text.x = element_text(angle = 90, hjust = 1))
######################################################################

# Analiza cen dla Polski (wszystkie lata 2006-2019)
dim(dane)
View(dane)

polska <- dane[dane$woj == "POLSKA",]
dim(polska)
View(polska)
str(polska)


polska$data <- as.yearmon(paste(polska$mies, polska$rok)) 
polska<-polska[order(polska$mies),]
polska2006<-polska[polska$rok==2006,]
polska2007<-polska[polska$rok==2007,]
polska2008<-polska[polska$rok==2008,]
polska2009<-polska[polska$rok==2009,]
polska2010<-polska[polska$rok==2010,]
polska2011<-polska[polska$rok==2011,]
polska2012<-polska[polska$rok==2012,]
polska2013<-polska[polska$rok==2013,]
polska2014<-polska[polska$rok==2014,]
polska2015<-polska[polska$rok==2015,]
polska2016<-polska[polska$rok==2016,]
polska2017<-polska[polska$rok==2017,]
polska2018<-polska[polska$rok==2018,]
polska2019<-polska[polska$rok==2019,]
########## Zmiany w czasie dla Polski #################
#### Bułka pszenna
ggplot(data = polska, 
       aes(x = data, 
           y = Bułka_Pszenna,
           color =rok)) + 
  geom_point(size = 5, 
             shape = 15) +
  ggtitle("Miesiąc v. cena Bułki pszennej") +
  scale_x_yearmon() +
  theme(axis.text.x = element_text(angle = 90, hjust = .5))

# porównanie po latach
ggplot(data = polska, 
       aes(x = mon, 
           y = Bułka_Pszenna,
           color =rok,
           group=rok)) + 
  geom_point(size = 5, 
             shape = 15) +
  ggtitle("Miesiąc v. cena Bułki pszennej") +
  scale_x_discrete( labels = c("sty","lut","mar","kwi","maj","cze","lip","sie","wrz","paź","lis","gru")) +
  theme(axis.text.x = element_text(angle = 90, hjust = .5))

ggplot(polska, aes(x=mon, y=Bułka_Pszenna, fill=mies)) + 
  geom_boxplot(alpha=0.6)
#### Mięso wieprzowe bez kości
ggplot(data = polska, 
       aes(x = data, 
           y = Mięso_Wieprzowe_Bez_Kości,
           color =rok)) + 
  geom_point(size = 5, 
             shape = 15) +
  ggtitle("Miesiąc v. cena Mięsa wieprzowego bez kości") +
  scale_x_yearmon() +
  theme(axis.text.x = element_text(angle = 90, hjust = .5))

# porównanie po latach
ggplot(data = polska, 
       aes(x = mon, 
           y = Mięso_Wieprzowe_Bez_Kości,
           color =rok,
           group=rok)) + 
  geom_point(size = 5, 
             shape = 15) +
  ggtitle("Miesiąc v. cena Mięsa wieprzowego bez kości") +
  scale_x_discrete( labels = c("sty","lut","mar","kwi","maj","cze","lip","sie","wrz","paź","lis","gru")) +
  theme(axis.text.x = element_text(angle = 90, hjust = .5))

ggplot(polska, aes(x=mon, y=Mięso_Wieprzowe_Bez_Kości, fill=mies)) + 
  geom_boxplot(alpha=0.6)
### Kiełbasa wędzona
ggplot(data = polska, 
       aes(x = data, 
           y = Kiełbasa_Wędzona,
           color =rok)) + 
  geom_point(size = 5, 
             shape = 15) +
  ggtitle("Miesiąc v. cena Kiełbasy wędzonej") +
  scale_x_yearmon() +
  theme(axis.text.x = element_text(angle = 90, hjust = .5))

# porównanie po latach
ggplot(data = polska, 
       aes(x = mon, 
           y = Kiełbasa_Wędzona,
           color =rok,
           group=rok)) + 
  geom_point(size = 5, 
             shape = 15) +
  ggtitle("Miesiąc v. cena Kiełbasy wędzonej") +
  scale_x_discrete( labels = c("sty","lut","mar","kwi","maj","cze","lip","sie","wrz","paź","lis","gru")) +
  theme(axis.text.x = element_text(angle = 90, hjust = .5))

ggplot(polska, aes(x=mon, y=Kiełbasa_Wędzona, fill=mies)) + 
  geom_boxplot(alpha=0.6)
### Filety z morszczuka mrożone
ggplot(data = polska, 
       aes(x = data, 
           y = Filety_Z_Morszczuka_Mrożone,
           color =rok)) + 
  geom_point(size = 5, 
             shape = 15) +
  ggtitle("Miesiąc v. cena Filetu mrożonego z morszczuka") +
  scale_x_yearmon() +
  theme(axis.text.x = element_text(angle = 90, hjust = .5))

# porównanie po latach
ggplot(data = polska, 
       aes(x = mon, 
           y = Filety_Z_Morszczuka_Mrożone,
           color =rok,
           group=rok)) + 
  geom_point(size = 5, 
             shape = 15) +
  ggtitle("Miesiąc v. cena Filetu mrożonego z morszczuka") +
  scale_x_discrete( labels = c("sty","lut","mar","kwi","maj","cze","lip","sie","wrz","paź","lis","gru")) +
  theme(axis.text.x = element_text(angle = 90, hjust = .5))

ggplot(polska, aes(x=mon, y=Filety_Z_Morszczuka_Mrożone, fill=mies)) + 
  geom_boxplot(alpha=0.6)
### Karp_Świeży
ggplot(data = polska, 
       aes(x = data, 
           y = Karp_Świeży,
           color =rok)) + 
  geom_point(size = 5, 
             shape = 15) +
  ggtitle("Miesiąc v. cena Karpia swieżego") +
  scale_x_yearmon() +
  theme(axis.text.x = element_text(angle = 90, hjust = .5))

# porównanie po latach
ggplot(data = polska, 
       aes(x = mon, 
           y = Karp_Świeży,
           color =rok,
           group=rok)) + 
  geom_point(size = 5, 
             shape = 15) +
  ggtitle("Miesiąc v. cena Karpia swieżego") +
  scale_x_discrete( labels = c("sty","lut","mar","kwi","maj","cze","lip","sie","wrz","paź","lis","gru")) +
  theme(axis.text.x = element_text(angle = 90, hjust = .5))

ggplot(polska, aes(x=mon, y=Karp_Świeży, fill=mies)) + 
  geom_boxplot(alpha=0.6)
### Podkoszulek męski bawełniany bez rękawa
ggplot(data = polska, 
       aes(x = data, 
           y = Podkoszulek_Męski_Bawełniany_Bez_Rękawa,
           color =rok)) + 
  geom_point(size = 5, 
             shape = 15) +
  ggtitle("Miesiąc v. cena Podkoszulki męskiej bawełnianej bez rękawa") +
  scale_x_yearmon() +
  theme(axis.text.x = element_text(angle = 90, hjust = .5))

# porównanie po latach
ggplot(data = polska, 
       aes(x = mon, 
           y = Podkoszulek_Męski_Bawełniany_Bez_Rękawa,
           color =rok,
           group=rok)) + 
  geom_point(size = 5, 
             shape = 15) +
  ggtitle("Miesiąc v. cena Podkoszulki męskiej bawełnianej bez rękawa") +
  scale_x_discrete( labels = c("sty","lut","mar","kwi","maj","cze","lip","sie","wrz","paź","lis","gru")) +
  theme(axis.text.x = element_text(angle = 90, hjust = .5))

ggplot(polska, aes(x=mon, y=Podkoszulek_Męski_Bawełniany_Bez_Rękawa, fill=mies)) + 
  geom_boxplot(alpha=0.6)
### Rajstopy damskie gładkie 15Den
ggplot(data = polska, 
       aes(x = data, 
           y = Rajstopy_Damskie_Gładkie_15Den,
           color =rok)) + 
  geom_point(size = 5, 
             shape = 15) +
  ggtitle("Miesiąc v. cena Rajstop damskich gładkich 15Den") +
  scale_x_yearmon() +
  theme(axis.text.x = element_text(angle = 90, hjust = .5))

# porównanie po latach
ggplot(data = polska, 
       aes(x = mon, 
           y = Rajstopy_Damskie_Gładkie_15Den,
           color =rok,
           group=rok)) + 
  geom_point(size = 5, 
             shape = 15) +
  ggtitle("Miesiąc v. cena Rajstop damskich gładkich 15Den") +
  scale_x_discrete( labels = c("sty","lut","mar","kwi","maj","cze","lip","sie","wrz","paź","lis","gru")) +
  theme(axis.text.x = element_text(angle = 90, hjust = .5))

ggplot(polska, aes(x=mon, y=Rajstopy_Damskie_Gładkie_15Den, fill=mies)) + 
  geom_boxplot(alpha=0.6)
### Spodnie Jeans (6-11 lat)
ggplot(data = polska, 
       aes(x = data, 
           y = Spodnie_Jeans,
           color =rok)) + 
  geom_point(size = 5, 
             shape = 15) +
  ggtitle("Miesiąc v. cena Spodni typu jeans") +
  scale_x_yearmon() +
  theme(axis.text.x = element_text(angle = 90, hjust = .5))

# porównanie po latach
ggplot(data = polska, 
       aes(x = mon, 
           y = Spodnie_Jeans,
           color =rok,
           group=rok)) + 
  geom_point(size = 5, 
             shape = 15) +
  ggtitle("Miesiąc v. cena Spodni typu jeans") +
  scale_x_discrete( labels = c("sty","lut","mar","kwi","maj","cze","lip","sie","wrz","paź","lis","gru")) +
  theme(axis.text.x = element_text(angle = 90, hjust = .5))

ggplot(polska, aes(x=mon, y=Spodnie_Jeans, fill=mies)) + 
  geom_boxplot(alpha=0.6)
### Czyszczenie chemiczne garnituru męskiego
ggplot(data = polska, 
       aes(x = data, 
           y = Czyszczenie_Chemiczne_Garnituru_Męskiego,
           color =rok)) + 
  geom_point(size = 5, 
             shape = 15) +
  ggtitle("Miesiąc v. cena Chemicznego czyszczenia garnituru męskiego") +
  scale_x_yearmon() +
  theme(axis.text.x = element_text(angle = 90, hjust = .5))

# porównanie po latach
ggplot(data = polska, 
       aes(x = mon, 
           y = Czyszczenie_Chemiczne_Garnituru_Męskiego,
           color =rok,
           group=rok)) + 
  geom_point(size = 5, 
             shape = 15) +
  ggtitle("Miesiąc v. cena Chemicznego czyszczenia garnituru męskiego") +
  scale_x_discrete( labels = c("sty","lut","mar","kwi","maj","cze","lip","sie","wrz","paź","lis","gru")) +
  theme(axis.text.x = element_text(angle = 90, hjust = .5))

ggplot(polska, aes(x=mon, y=Czyszczenie_Chemiczne_Garnituru_Męskiego, fill=mies)) + 
  geom_boxplot(alpha=0.6)
### Olej napędowy
ggplot(data = polska, 
       aes(x = data, 
           y = Olej_Napędowy,
           color =rok)) + 
  geom_point(size = 5, 
             shape = 15) +
  ggtitle("Miesiąc v. cena Oleju napędowego za 1 litr") +
  scale_x_yearmon() +
  theme(axis.text.x = element_text(angle = 90, hjust = .5))

# porównanie po latach
ggplot(data = polska, 
       aes(x = mon, 
           y = Olej_Napędowy,
           color =rok,
           group=rok)) + 
  geom_point(size = 5, 
             shape = 15) +
  ggtitle("Miesiąc v. cena Oleju napędowego za 1 litr") +
  scale_x_discrete( labels = c("sty","lut","mar","kwi","maj","cze","lip","sie","wrz","paź","lis","gru")) +
  theme(axis.text.x = element_text(angle = 90, hjust = .5))

ggplot(polska, aes(x=mon, y=Olej_Napędowy, fill=mies)) + 
  geom_boxplot(alpha=0.6)
